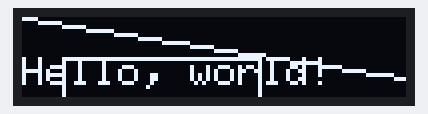
The sketch below on a simulated Arduino Uno, built with avr-gcc and run on an emulated ATmega328P. Parts: 96×20 one-colour display.

Above: at 2.1 s.

The sketch:

2ic_oled.ino
```cpp
/*
Многая электроника на ардуино используют различные шины, одна из таких это i2c. Основной смысл i2c это наличие системы slave - master, в которой наш микроконтроллер выступает в роли мастера, а всё остальное это слейвы.
В i2c мастер всем одновременно говорит информацию, всё ее слышат, но слушают только те слейвы к которым обращаются. Тоесть если контроллер говорит двигать первый мотор, все это сообщение видят, но двигаться будет только первый мотор.
Благодаря i2c мы можем подключать много микроконтроллеров (круть), но пока разберемся с OLED дисплеем на шине i2c. На коде i2c отличается от обычной программой только парой финьтифлюшек и всё.
*/
#include <Wire.h>//библиотека для работы с шинами
#include <Adafruit_GFX.h>
#include <Adafruit_SSD1306.h> //библиотеки для работы с oled дисплеем

#define SCREEN_WIDTH 96 // указываем ширину OLED дисплея в пиксселях
#define SCREEN_HEIGHT 20 // Высота в пикселях

//объявляем наш дисплей, указывая ширину, высоту, и пины дисплея, -1 означает что на нашем дисплее нету пина перезагрузки
Adafruit_SSD1306 display(SCREEN_WIDTH, SCREEN_HEIGHT, &Wire, -1);

void setup() {
  Serial.begin(115200);

  if(!display.begin(SSD1306_SWITCHCAPVCC, 0x3C)) { //если мы не смогли присоединится к дисплею; 0x3c это адрес дисплея, чтобы узнать какой адрес у нашего дисплея нужно запустить 2ic сканнер скетч, он есть у меня на гите
    Serial.println(F("SSD1306 allocation failed"));//выведи сообщение об ошибке
    for(;;); //выполняй это действие бесконечно
  }
  delay(2000); //delay чтобы дисплей успел начать работу
  display.clearDisplay();//очищаем дисплей

  display.setTextSize(1);//ставим разбер текста на 1
  display.setTextColor(WHITE);//цвет текста
  display.setCursor(0, 10);//ставим курсор на пиксель с координатами 0,10

  display.println("Hello, world!");//выводим текст
  display.drawLine(0, 0, 127, 20, WHITE);//нарисуем линию
  display.drawRect(10, 10, 50, 30, WHITE);//Нарисуем прямоугольник
  display.display();
}
//на oled дисплее всё рисуется пикселями, так что разобраться в нем не трудно, для примеров и как рисовать -----> https://randomnerdtutorials.com/guide-for-oled-display-with-arduino/
void loop() {

}
```
